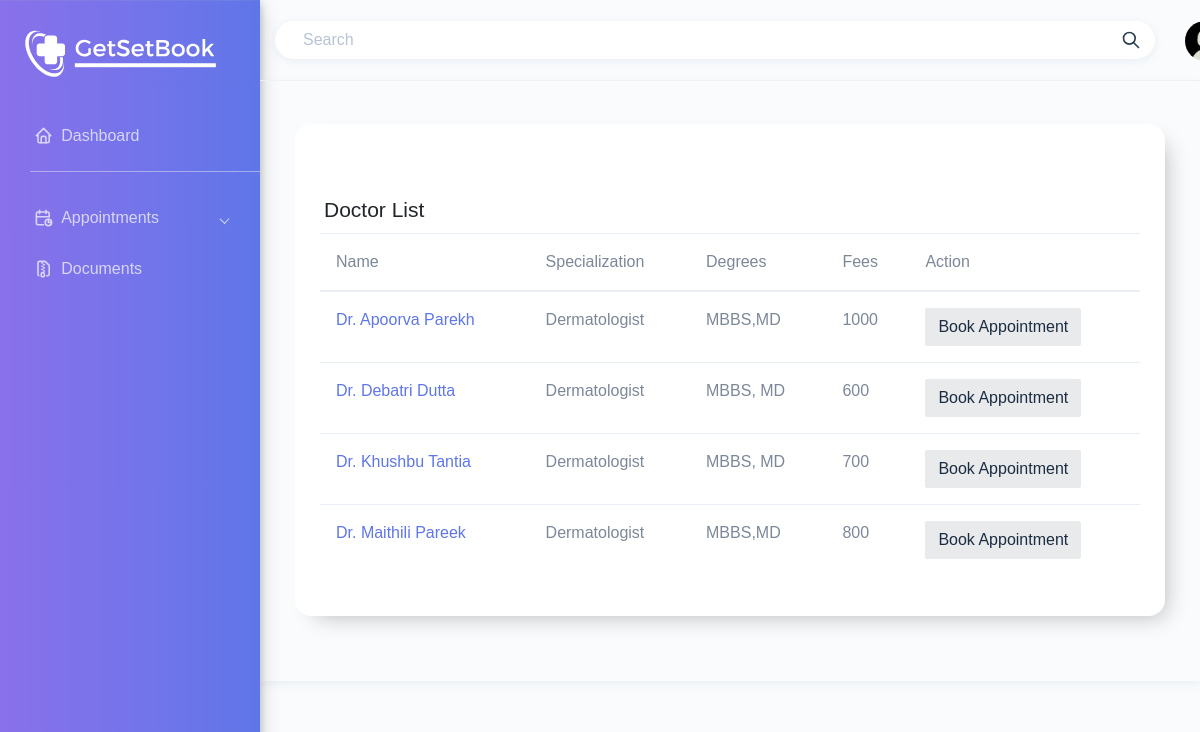
Screenshot of /patientHome/category/Dermatologist/ (signed in) with the database file from the repository.
### account_app/models.py (models this page shows, shortened)
class Doctor(models.Model):
    user = models.OneToOneField(User, on_delete=models.CASCADE, primary_key=True)
    doctor_reg_id = models.CharField(max_length=100,default="-")
    specialization = models.CharField(max_length=100)
    fees = models.IntegerField(max_length=6,default=0)
    experience = models.IntegerField(max_length=2,default=0)
    degrees = models.CharField(max_length=250,default="No degrees Specified")
    degree_certificate = models.FileField(null=True, blank=True, upload_to='degreeCertificate/')
    bio = models.TextField(default="-")
    likes = models.ManyToManyField(Patient, related_name="doctor_likes")
    dislikes = models.ManyToManyField(Patient, related_name="doctor_dislikes")
    chamber_address = models.TextField(default="")
    class Meta:
        constraints = [
            models.UniqueConstraint(fields=['doctor_reg_id'], name='unique_doctor_reg_id')
        ]

class User(AbstractUser):
    header_image = models.ImageField(null=True, blank=True, upload_to='profilePic/')
    middle_name = models.CharField(max_length=100, default='')
    date_of_birth = models.DateField(null=True,blank=True)
    contact_no = models.CharField(max_length=16)
    is_patient = models.BooleanField(default=False)
    is_doctor = models.BooleanField(default=False)
    is_admin = models.BooleanField(default=False)
    gender = models.CharField(max_length=10,default='None')
    def calculateAge(self):
        today = datetime.date.today()
        try:
            birthday = self.date_of_birth.replace(year=today.year)
        except ValueError:
            birthday = self.date_of_birth.replace(year=today.year,
                                    month=self.date_of_birth.month + 1, day=1)
        if birthday > today:
            return today.year - self.date_of_birth.year - 1
        else:
            return today.year - self.date_of_birth.year

### patient_app/views.py (the view)
# urls.py: path('category/<str:cat>/',views.categoryList,name="categoryList"),
@login_required
def categoryList(request,cat):
    doctor = Doctor.objects.filter(specialization=cat).order_by("user__first_name")
    count = doctor.count()
    paginator = Paginator(doctor, 5)  # to add paging to the website
    page = request.GET.get('pg')
    all_doctor = paginator.get_page(page)
    return render(request,"categoryList.html",{'doctor':all_doctor, 'count':count, 'head_spl':head_spl,'head_doc':head_doc,'cat':cat})

### patient_app/templates/categoryList.html (shortened to what this page needs)
{% extends "base.html" %}
        {% block context %}
            <div class="container-fluid" style="margin: -72px 16px 24px 0">
            {% if user.is_patient %}
            {% if doctor %}
                <div class="row">
                        <div class="col-12">
                            <div class="card">
                                <div class="card-body">
                                    <h3 class="card-title mt-5">Doctor List </h3>
                                    <div class="table-responsive">
                                        <table class="table">
                                            <thead>
                                                <tr>
                                                    <th scope="col">Name</th>
                                                    <th scope="col">Specialization</th>
                                                    <th scope="col">Degrees</th>
                                                    <th scope="col">Fees</th>
                                                    <th scope="col" style="align-content :center;">Action</th>
                                                </tr>
                                            </thead>
                                            <tbody>
                                                {% for doctor in doctor %}
                                                <tr>
                                                    <td><a href="{% url 'checkDocProfile' doctor.user.id %}">Dr. {{doctor.user.first_name}} {{ doctor.user.last_name }}</a></td>
                                                    <td>{{ doctor.specialization }}</td>
                                                    <td>{{ doctor.degrees }}</td>
                                                    <td>{{ doctor.fees }}</td>
                                                    <td><a href="{% url 'bookAppointment' doctor.user.id request.user.id %}"><button class="btn text-dark btn-light">Book Appointment</button></a></td>
                                                </tr>
                                                {% endfor %}
                                            </tbody>
                                        </table>
                                    </div>
                                </div>
                            </div>
                        </div>
                </div>
            {% else %}
                <h3>No such Doctor with such Specialization exists!</h3>
             {% endif %}
            {% else %}
                <h5>You are not authorized here!</h5>
            {% endif %}
            </div>
        {% endblock context %}

### rows the page displays
Doctor: user.first_name "Apoorva", user.last_name "Parekh", specialization "Dermatologist", degrees "MBBS,MD", fees "1000"
Doctor: user.first_name "Debatri", user.last_name "Dutta", specialization "Dermatologist", degrees "MBBS, MD", fees "600"
Doctor: user.first_name "Khushbu", user.last_name "Tantia", specialization "Dermatologist", degrees "MBBS, MD", fees "700"
Doctor: user.first_name "Maithili", user.last_name "Pareek", specialization "Dermatologist", degrees "MBBS,MD", fees "800"
